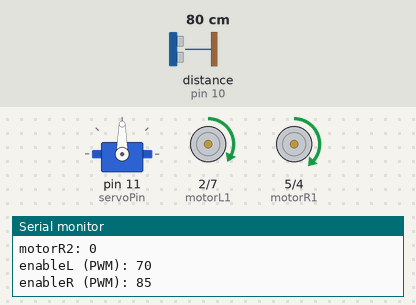
A sketch run on a simulated Arduino Uno, built with avr-gcc and run on an emulated ATmega328P. Parts: servo, motor-driver pin pairs drawn as motors (green arrow = first pin HIGH = forward, orange = second pin HIGH = backward, longer = more drive, scaled by the enable pin), the last lines printed to the serial monitor. Wiring (inferred from the names in the program): ultrasonic range finder: trigger pin 9; echo pin 10. The test bench sets the inputs (shaded band); at power-on: distance to the obstacle (sensor on pin 10) 80 cm. The echo pulse lasts 58.3 µs per cm.

Above: at 1.5 s.
1.6 s: distance to the obstacle (sensor on pin 10) set to 35 cm
4.6 s: distance to the obstacle (sensor on pin 10) set to 28 cm
At 5.2 s:
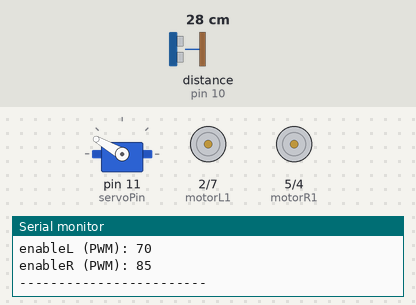
7.6 s: distance to the obstacle (sensor on pin 10) set to 120 cm
At 7.85 s:
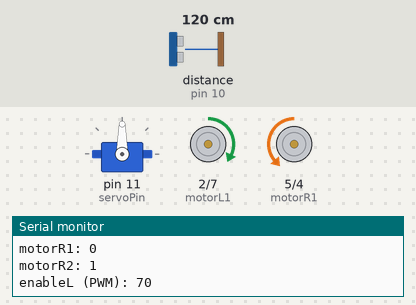
9.4 s: distance to the obstacle (sensor on pin 10) set to 2 cm
At 10.5 s:
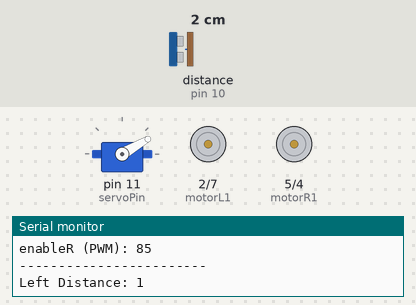
Timing chart, 0 to 13.4 s (numbered marks = the images above; inputs shaded):
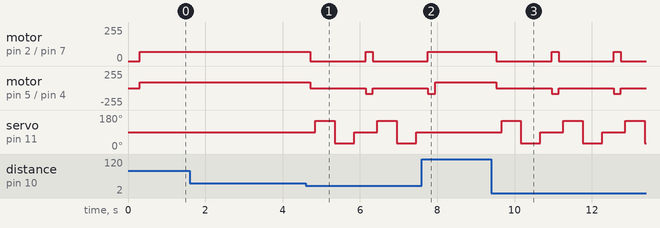

The sketch:

sketch_jun12a.ino
```cpp
#include <Servo.h>

// Motor driver pins
//Left motor pins
const int motorL2 = 7;
const int motorL1 = 2;
const int enableL = 3;   // PWM for speed
//Right motor pins
const int motorR2 = 4;
const int motorR1 = 5;
const int enableR = 6;   // PWM for speed

// Ultrasonic sensor pins
const int trigPin = 9;
const int echoPin = 10;

// Servo pin
const int servoPin = 11;

Servo scanServo;
const int motorSpeed = 70;  //0-255
const int Loffset=0;  //
const int Roffset=15;  //


long readDistance() {
  digitalWrite(trigPin, LOW);
  delayMicroseconds(2);
  digitalWrite(trigPin, HIGH);
  delayMicroseconds(10);
  digitalWrite(trigPin, LOW);
  long duration = pulseIn(echoPin, HIGH);
  return duration * 0.034 / 2;
}

void setup() {
  pinMode(motorL1, OUTPUT);
  pinMode(motorL2, OUTPUT);
  pinMode(motorR1, OUTPUT);
  pinMode(motorR2, OUTPUT);
  pinMode(enableL, OUTPUT);
  pinMode(enableR, OUTPUT);

  pinMode(trigPin, OUTPUT);
  pinMode(echoPin, INPUT);

  scanServo.attach(servoPin);
  Serial.begin(9600);
  scanServo.write(90);
  delay(300);
}

void loop() {

  int centerDist = readDistance();
  Serial.print("Center Distance: ");
  Serial.println(centerDist);

  if (centerDist > 30)
  {
    Serial.println("Moving Forward");
    moveForward();
  }
  else
  {
    Serial.println("Obstacle Ahead — Stopping");
    stopMotors();

    // Scan left
    scanServo.write(150);
    delay(500);
    int leftDist = readDistance();
    Serial.print("Left Distance: ");
    Serial.println(leftDist);

    // Scan right
    scanServo.write(30);
    delay(500);
    int rightDist = readDistance();
    Serial.print("Right Distance: ");
    Serial.println(rightDist);

    // Reset to center
    scanServo.write(90);
    delay(300);

    // Decision
    if (leftDist > rightDist)
    {
      Serial.println("Turning Left");
      turnLeft();
    }
    else
    {
      Serial.println("Turning Right");
      turnRight();
    }
    delay(90);
  }
}

// Movement functions
void moveForward() {
  digitalWrite(motorL1, HIGH);
  digitalWrite(motorL2, LOW);
  digitalWrite(motorR1, HIGH);
  digitalWrite(motorR2, LOW);
  analogWrite(enableL, motorSpeed+Loffset);
  analogWrite(enableR, motorSpeed+Roffset);
  printMotorStates("Forward");
}

void stopMotors() {
  digitalWrite(motorL1, LOW);
  digitalWrite(motorL2, LOW);
  digitalWrite(motorR1, LOW);
  digitalWrite(motorR2, LOW);
  analogWrite(enableL, 0);
  analogWrite(enableR, 0);
  printMotorStates("Stop");
}

void turnRight() {
  digitalWrite(motorL1, HIGH);
  digitalWrite(motorL2, LOW);
  digitalWrite(motorR1, LOW);
  digitalWrite(motorR2, HIGH);
  analogWrite(enableL, motorSpeed+Loffset);
  analogWrite(enableR, motorSpeed+Roffset);
  printMotorStates("Turn Right");
}

void turnLeft() {
  digitalWrite(motorL1, LOW);
  digitalWrite(motorL2, HIGH);
  digitalWrite(motorR1, HIGH);
  digitalWrite(motorR2, LOW);
  analogWrite(enableL, motorSpeed+Loffset);
  analogWrite(enableR, motorSpeed+Roffset);
  printMotorStates("Turn Left");
}

void printMotorStates(String label) {
  Serial.println("----- " + label + " -----");
  Serial.print("motorL1: "); Serial.println(digitalRead(motorL1));
  Serial.print("motorL2: "); Serial.println(digitalRead(motorL2));
  Serial.print("motorR1: "); Serial.println(digitalRead(motorR1));
  Serial.print("motorR2: "); Serial.println(digitalRead(motorR2));
  Serial.print("enableL (PWM): "); Serial.println(motorSpeed+Loffset);
  Serial.print("enableR (PWM): "); Serial.println(motorSpeed+Roffset);
  Serial.println("------------------------");
}
```

Measured:
- the behaviour switches between 32 and 31 cm on distance to the obstacle (sensor on pin 10) (found by bisection; images 0 and 1)
- after the input at 4.6 s, motor on pin 2 (motorL1) / pin 7 (motorL2): forward 70/255 → stopped after 0.11 s, → forward 70/255 1.4 s later, → stopped 0.18 s later; motor on pin 5 (motorR1) / pin 4 (motorR2): forward 85/255 → stopped after 0.11 s, → backward 85/255 1.4 s later, → stopped 0.18 s later
- after the input at 7.6 s, motor on pin 2 (motorL1) / pin 7 (motorL2): goes on until 7.8 s, then stays forward 70/255; servo on pin 11 (servoPin): stays 90° (without the input it goes to 150° after 0.46 s)
- after the input at 9.4 s, motor on pin 2 (motorL1) / pin 7 (motorL2): alternates forward 70/255 for 0.18 s and stopped for 1.4 s, starting after 0.13 s; motor on pin 5 (motorR1) / pin 4 (motorR2): alternates backward 85/255 for 0.18 s and stopped for 1.4 s, starting after 0.13 s
